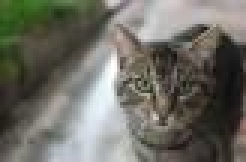
#> input picture resized_image/cat.jpg, 82 x 54 px (shown 3 times larger); its folder holds only this picture in this run
$ python 3_insta_jungdok.py
#> lines starting #> are read from the running program, lines starting #| are printed output that depends on the picture
#??? 를 찾아 채워보세요

import time
import os
from PIL import Image
import sys

# 작업 시작 메시지를 출력합니다.
print("Process Start.")

# 시작 시점의 시간을 기록합니다.
start_time = time.time()

# 사진이 저장된 폴더명을 입력받습니다.
directory = "resized_image"

# 사진의 배경 색깔을 입력받습니다.
background_color = "pink"

# 결과물을 저장할 폴더를 생성합니다.
out_dir ="squared_image"
if out_dir not in os.listdir():
    os.mkdir(out_dir)

# 폴더의 내용물을 열람해 목록을 생성합니다.
input_files = os.listdir(directory)

# input_files에 저장된 파일 이름을 한 번에 하나씩 불러옵니다.
for filename in input_files:
    # 간혹 이미지 파일이 아닌 파일이 섞여있을 수 있습니다. 이걸 걸러냅니다.
    exp = filename.strip().split('.')[-1]
    if exp not in "JPG jpg JPEG jpeg PNG png BMP bmp":
        continue

    # 이미지를 불러옵니다.
    image = Image.open(directory + "/" + filename)
#> image is the input picture: PIL image 82x54 RGB; mean R, G, B 109.4, 108.7, 100.1

    # 이미지의 크기를 알아냅니다.
    Xdim, Ydim = image.size
#> Xdim = 82; Ydim = 54

    # 정사각형으로 만들어 주기 위한 연산이 필요합니다.
    # X축과 Y축 중 어느 길이가 더 긴지 알아냅니다.
    if Xdim > Ydim:
        # X축 길이가 더 길 경우의 계산입니다.
        new_size = (Xdim,Xdim)
#> new_size = (82, 82)
        x_offset = 0
        y_offset = int((Xdim-Ydim)/2)
#> y_offset = 14
    else:
        # Y축 길이가 더 길 경우의 계산입니다.
        new_size = (Ydim,Ydim)
        x_offset = int((Ydim-Xdim)/2)
        y_offset = 0
    # 새로운 이미지를 생성합니다. 텅 빈 정사각형이고 색깔은 background_color 입니다.
    new_image = Image.new("RGB", new_size, background_color)
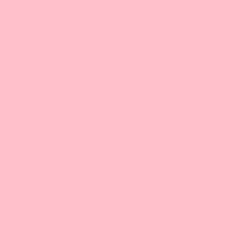
#> new_image: PIL image 82x82 RGB (shown 3 times larger); mean R, G, B 255, 192, 203

    # 텅 빈 배경에 원본 이미지를 덮어씌웁니다. 적당한 위치에 말이죠.
    new_image.paste(image,(x_offset,y_offset))
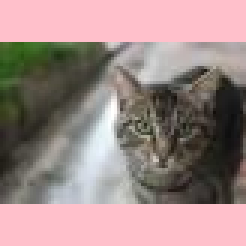
#> new_image: PIL image 82x82 RGB (shown 3 times larger); mean R, G, B 159.1, 137.2, 135.2

    # 변경된 이미지를 저장합니다.
    new_image.save(out_dir + "/" + filename)

    # 이미지들을 닫아줍니다.
    image.close()
    new_image.close()


# 작업 종료 메세지를 출력합니다.
print("Process Done.")

# 작업에 총 몇 초가 걸렸는지 출력합니다.
end_time = time.time()
print("The Job Took " + str(end_time - start_time) + " seconds.")
